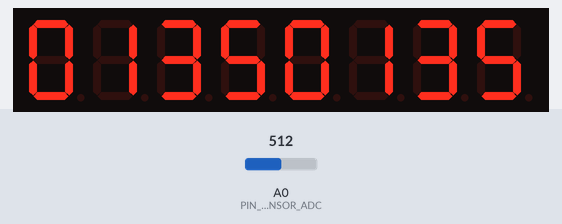
The sketch below on a simulated Arduino Uno, built with avr-gcc and run on an emulated ATmega328P. Shown: 8-digit seven-segment display. The inputs (shaded band) are chosen by the test bench; at power-on: A0 (PIN_SENSOR_ADC) = 512.

Above: at 1.2 s.
1.3 s: A0 (PIN_SENSOR_ADC) set to 716
At 2.5 s:
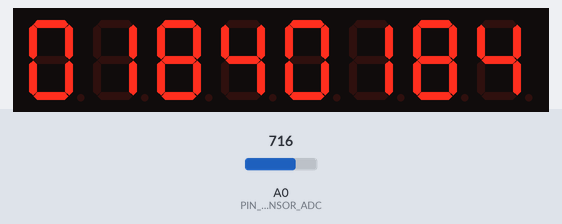
2.8 s: A0 (PIN_SENSOR_ADC) set to 900
At 4.0 s:
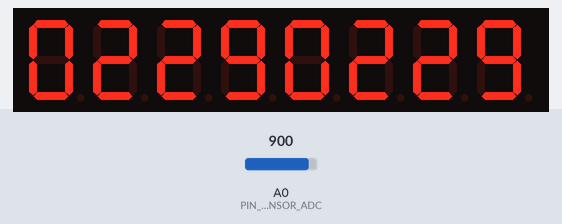
4.3 s: A0 (PIN_SENSOR_ADC) set to 1023
At 5.1 s:
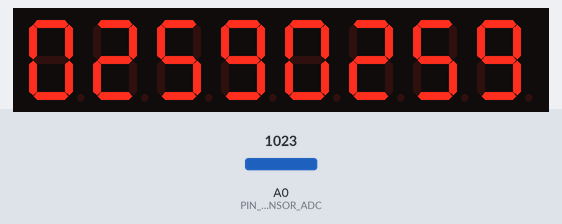
Timing chart, 0 to 7.3 s (numbered marks = the images above; inputs shaded):
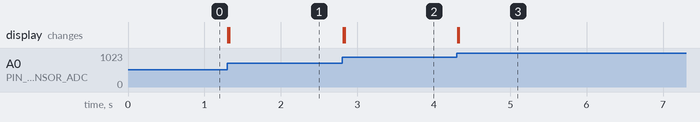

Measured:
- after the input at 1.3 s, the display: first changes at once (image 1 shows a later state)
- after the input at 2.8 s, the display: first changes at once (image 2 shows a later state)
- after the input at 4.3 s, the display: first changes at once (image 3 shows a later state)

The sketch:

MAPSensorDisplay.ino
```cpp
// MAP display, uses 8 digit display and MAP sensor
// Displays current Manifold Pressure on digits 7-4.
// Displays peak MAP value on digits 3-0
// Reset button resets peak value

// 7-segment led driver library
#include <LedControl.h>
#include <avr/interrupt.h>

// arduino pin assignments
#define PIN_LED_DIN 12
#define PIN_LED_CLK 11
#define PIN_LED_LOAD 10
#define PIN_PEAK_RESET 0
#define PIN_SENSOR_ADC A0
#define MAX_DIGIT_CURRENT 7
#define MAX_DIGIT_PEAK 3
#define OVERSAMPLE 64
#define OS_MULTIPLIER 2

// LED driver object
LedControl lc = LedControl(PIN_LED_DIN, PIN_LED_CLK, PIN_LED_LOAD, 1);

int adcCurrent;
int adcPeak;

void setup() {
  //LED Display
  lc.shutdown(0, false);
  lc.setIntensity(0, 8);
  lc.clearDisplay(0);
  adcPeak, adcCurrent = 0;
  //sei();
  //EIMSK |= (1 << INT0);
  //EICRA |= (1 << ISC01);
  pinMode(PIN_SENSOR_ADC, INPUT);
}

void updateDisplayPeak() {
  updateFourDigits(MAX_DIGIT_PEAK, getPeakAsKpa());
}

void updateDisplayCurrent() {
  updateFourDigits(MAX_DIGIT_CURRENT, getCurrentAsKpa());
}

int getCurrentAsKpa() {
  return (kpaFromAdc(adcCurrent));
}

int getPeakAsKpa() {
  return (kpaFromAdc(adcCurrent));
}

void updateFourDigits (byte maxDigitIndex, int value) {
  lc.setDigit(0, (maxDigitIndex - 3), (value % 10), false);
  lc.setDigit(0, (maxDigitIndex - 2), (value / 10 % 10), false);
  lc.setDigit(0, (maxDigitIndex - 1), (value / 100 % 10), false);
  lc.setDigit(0, maxDigitIndex, (value / 1000 % 10), false);
}

void peakReset() {
  adcPeak = adcCurrent;
  updateDisplayPeak();
}
/*
ISR(EXT_INT0_vect) {

}
*/
int kpaFromAdc(int adc) {
  return kpaFromVolts(voltsFromAdc(adc));
}

int kpaFromVolts(float volts) {
  return (int)((volts/5+0.04)/0.004);
}

float voltsFromAdc(int adc) {
  return (float)(adc * 5) / 1024;
}

int readAdc() {
  unsigned int sampleSum2 = 0;
  for (int ii = 0; ii < OS_MULTIPLIER; ii++) {
    unsigned int sampleSum = 0;
    for (int i = 0; i < OVERSAMPLE; i++) {
      sampleSum += analogRead(PIN_SENSOR_ADC);
    }
    sampleSum2 += sampleSum / OVERSAMPLE;
  }
  return sampleSum2 / OS_MULTIPLIER;
}

void loop() {
  int adc = readAdc();
  if (adc != adcCurrent) {
    adcCurrent = adc;
    updateDisplayCurrent();
    if (adcCurrent > adcPeak) {
      adcPeak = adcCurrent;
      updateDisplayPeak();
    }
  }
}
```
